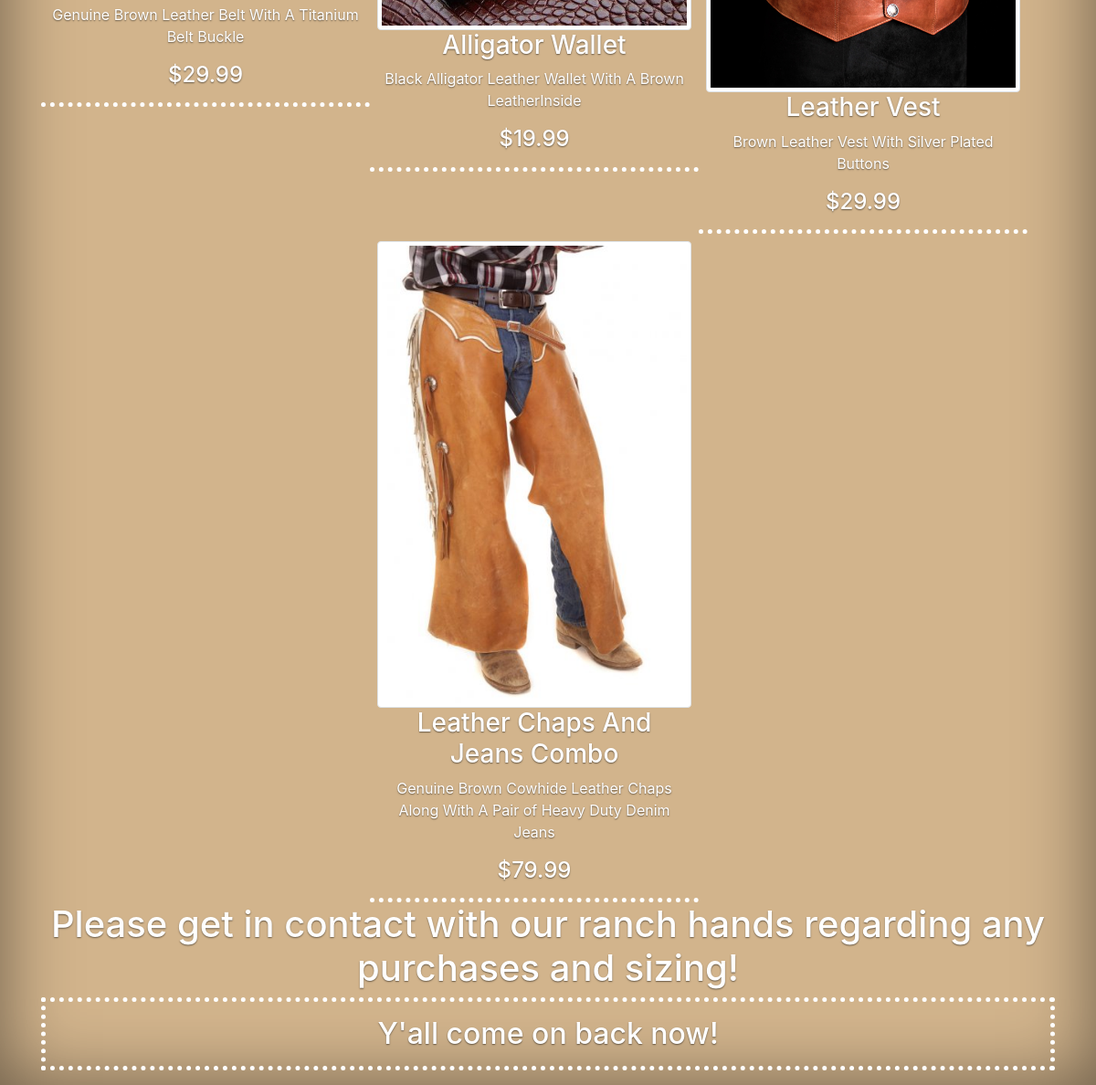
The app's page / (lower part), older data.
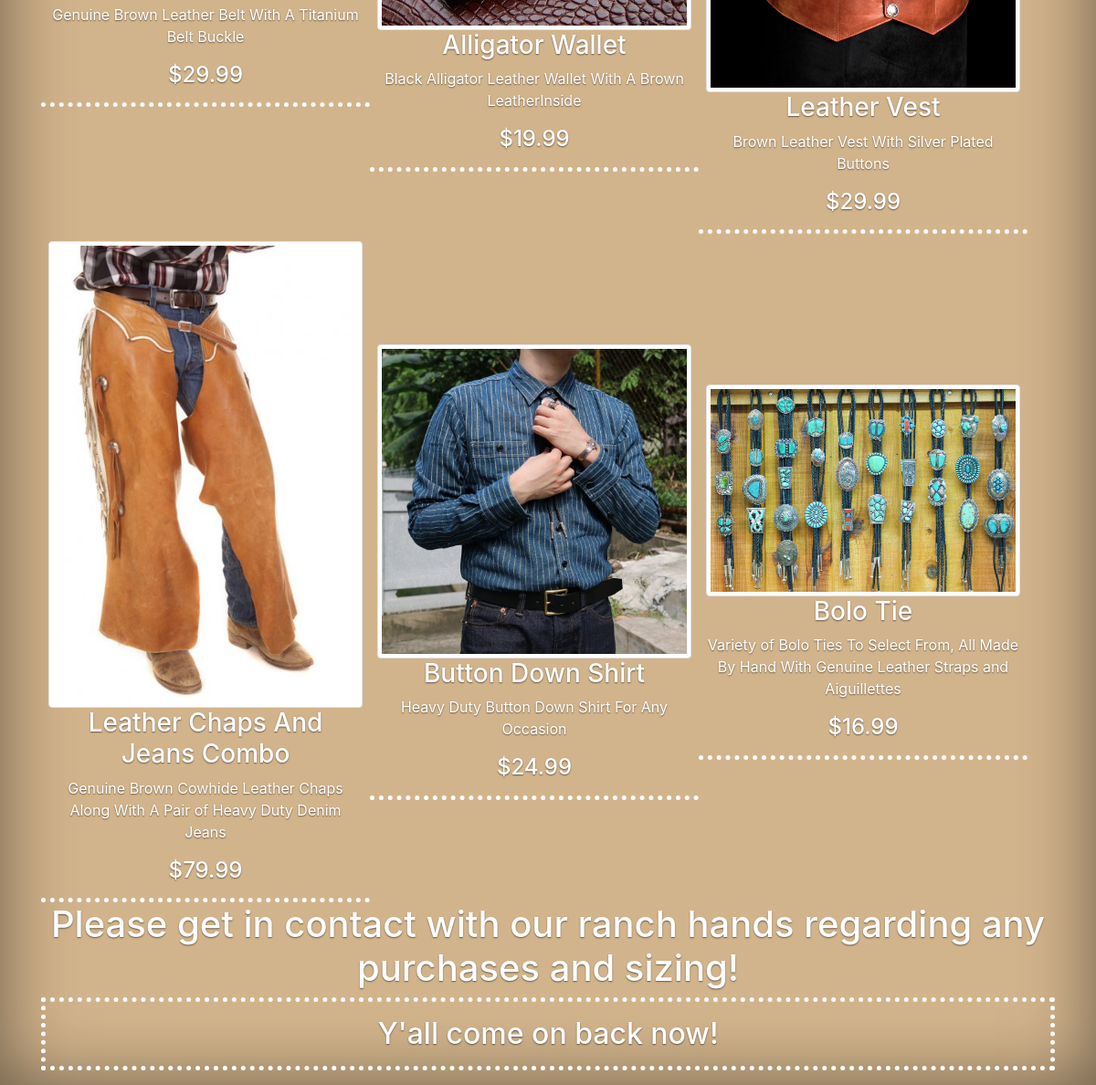
The same page, newer data.
### store_front/models.py (models this page shows, shortened)
class Product(models.Model):
    name = models.CharField(verbose_name="name", max_length=50)
    stock = models.IntegerField(verbose_name="stock", default=0)
    description = models.CharField(verbose_name="description", max_length=100)
    price = models.FloatField(verbose_name="price", default=0.0)
    image = models.ImageField(upload_to = upload_location, null = False, blank = False)#This cant be used unless Pillow library is used
    class Meta:
        verbose_name = "Product"
        verbose_name_plural = "Products"

### store_front/views.py (the view)
# urls.py: path('', store_home_view, name = "home"),
def store_home_view(request):
    context = {}
    products = Product.objects.all()
    context['products'] = products
    return render(request, 'store_front/store_home.html', context)

### store_front/templates/store_front/store_home.html (shortened to what this page needs)
{% extends 'base.html' %}
{% load static %}
{% block content %}
<div class = "container">
    <div class = "d-flex flex-column m-auto store-body">
        {% if products %}
            <div class = "row col-md-12">
                {% for product in products %}
                <div class = "d-flex flex-column col-4 align-items-center product m-auto p-2">
                    {% include 'store_front/snippets/body_snippet.html' with value=product %}
                </div>
                {%  endfor %}
            </div>
            <h1 class = "text-center">Please get in contact with our ranch hands regarding any purchases and sizing!</h1>
        {% else %}
            <h2>Looks like we better start stockin' the shelves!</h2>
        {% endif %}
    </div>
</div>
{% endblock content %}

### templates/base.html (shortened to what this page needs)
<!DOCTYPE html>
<html>
    <head>
        {% include 'snippets/header.html' %}
    </head>
    <body>
        <div class = "main">
            {%  block content %}
            {% endblock content %}
        </div>
        {% include 'snippets/footer.html' %}
    </body>
</html>

### templates/snippets/header.html (shortened to what this page needs)
{% load static %}
<link rel="stylesheet" href="https://stackpath.bootstrapcdn.com/bootstrap/4.3.1/css/bootstrap.min.css">

### store_front/templates/store_front/snippets/body_snippet.html
<img src = "{{value.image.url}}" class = "img-thumbnail rounded">
<h3 class = "text-center">{{value.name}}</h3>
<p class = "text-center">{{value.description}}</p>
<h4 class = "text-center">${{value.price}}</h4>

### templates/snippets/footer.html (shortened to what this page needs)
<div class = "container pb-3">
    <div class = "row justify-content-center footer pt-3">
        <h2>Y'all come on back now!</h2>
    </div>
</div>

### templates/snippets/header.html (style rules this page uses)
body { color: #fff; text-shadow: 0 .05rem .1rem rgba(0, 0, 0, .5); box-shadow: inset 0 0 5rem rgba(0, 0, 0, .5); }

### templates/snippets/base_css.html (style rules this page uses)
body { background-color: tan; }

### store_front/templates/store_front/store_home.html (style rules this page uses)
.product { border-bottom: 5px dotted white; }
.store-body { width: 100%; }

### templates/snippets/footer.html (style rules this page uses)
.footer { margin: auto; min-height: 5rem; width: 100%; border: 5px dotted white; }

Row changes from the older to the newer data that the page shows:
added Product: image (picture), name "Button Down Shirt", description "Heavy Duty Button Down Shirt For Any Occasion", price "24.99"
added Product: image (picture), name "Bolo Tie", description "Variety of Bolo Ties To Select From, All Made By Hand With Genuine Leather Straps and Aiguillettes", price "16.99"
